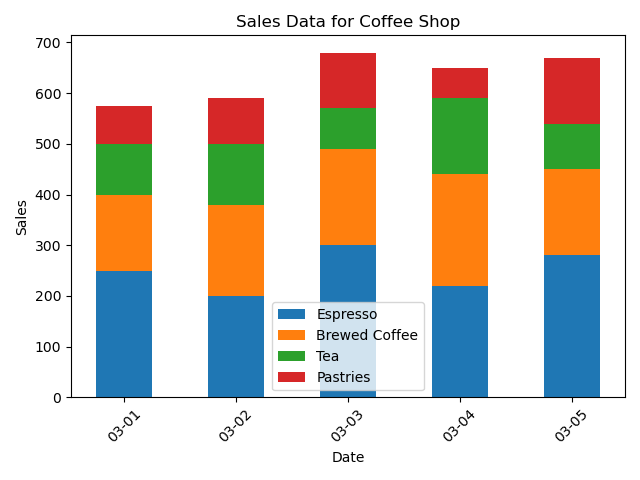

Write the Python code that produced this figure.

import matplotlib.pyplot as plt
from datetime import datetime

# Provided data
data = [
    {'Date': '2023-03-01', 'Espresso': 250, 'Brewed Coffee': 150, 'Tea': 100, 'Pastries': 75},
    {'Date': '2023-03-02', 'Espresso': 200, 'Brewed Coffee': 180, 'Tea': 120, 'Pastries': 90},
    {'Date': '2023-03-03', 'Espresso': 300, 'Brewed Coffee': 190, 'Tea': 80, 'Pastries': 110},
    {'Date': '2023-03-04', 'Espresso': 220, 'Brewed Coffee': 220, 'Tea': 150, 'Pastries': 60},
    {'Date': '2023-03-05', 'Espresso': 280, 'Brewed Coffee': 170, 'Tea': 90, 'Pastries': 130}
]

# Parsing the data
dates = [datetime.strptime(d['Date'], "%Y-%m-%d") for d in data]
espressos = [d['Espresso'] for d in data]
brewed_coffees = [d['Brewed Coffee'] for d in data]
teas = [d['Tea'] for d in data]
pastries = [d['Pastries'] for d in data]

# Plot configuration
fig, ax = plt.subplots()
bar_width = 0.5
ind = range(len(dates))

# Creating stacked bar chart
p1 = ax.bar(ind, espressos, bar_width, label='Espresso')
p2 = ax.bar(ind, brewed_coffees, bar_width, bottom=espressos, label='Brewed Coffee')
p3 = ax.bar(ind, teas, bar_width, bottom=[i+j for i,j in zip(espressos, brewed_coffees)], label='Tea')
p4 = ax.bar(ind, pastries, bar_width, bottom=[i+j+k for i,j,k in zip(espressos, brewed_coffees, teas)], label='Pastries')

# Customizing the axes and layout
ax.set_xlabel('Date')
ax.set_ylabel('Sales')
ax.set_title('Sales Data for Coffee Shop')
ax.set_xticks(ind)
# Convert dates to the format to display in the chart
ax.set_xticklabels([date.strftime("%m-%d") for date in dates], rotation=45)
ax.legend()

# Display the figure
plt.tight_layout()
plt.show()
